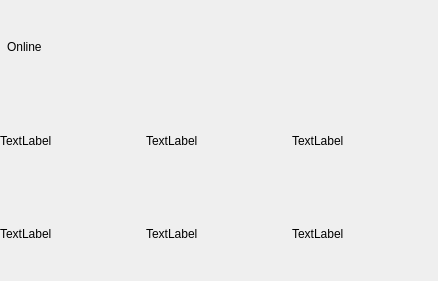
<?xml version="1.0" encoding="UTF-8"?>
<ui version="4.0">
 <class>OnlineStatePopup</class>
 <widget class="QWidget" name="OnlineStatePopup">
  <property name="geometry">
   <rect>
    <x>0</x>
    <y>0</y>
    <width>438</width>
    <height>281</height>
   </rect>
  </property>
  <property name="windowTitle">
   <string>Form</string>
  </property>
  <layout class="QVBoxLayout" name="verticalLayout">
   <property name="leftMargin">
    <number>0</number>
   </property>
   <property name="topMargin">
    <number>0</number>
   </property>
   <property name="rightMargin">
    <number>0</number>
   </property>
   <property name="bottomMargin">
    <number>0</number>
   </property>
   <item>
    <layout class="QVBoxLayout" name="verticalLayout_2">
     <property name="spacing">
      <number>0</number>
     </property>
     <item>
      <layout class="QHBoxLayout" name="horizontalLayout">
       <item>
        <widget class="QLabel" name="label">
         <property name="text">
          <string/>
         </property>
         <property name="pixmap">
          <pixmap resource="Images.qrc">:/Images/Statuses/online16.png</pixmap>
         </property>
        </widget>
       </item>
       <item>
        <widget class="QLabel" name="label_2">
         <property name="sizePolicy">
          <sizepolicy hsizetype="Expanding" vsizetype="Preferred">
           <horstretch>0</horstretch>
           <verstretch>0</verstretch>
          </sizepolicy>
         </property>
         <property name="text">
          <string>Online</string>
         </property>
        </widget>
       </item>
       <item>
        <widget class="QLabel" name="label_3">
         <property name="sizePolicy">
          <sizepolicy hsizetype="Preferred" vsizetype="Preferred">
           <horstretch>0</horstretch>
           <verstretch>0</verstretch>
          </sizepolicy>
         </property>
         <property name="toolTip">
          <string>Visitors are equally distributed between all online operators</string>
         </property>
         <property name="text">
          <string/>
         </property>
         <property name="pixmap">
          <pixmap resource="Images.qrc">:/Images/MainMenu/question.png</pixmap>
         </property>
        </widget>
       </item>
      </layout>
     </item>
     <item>
      <layout class="QHBoxLayout" name="horizontalLayout_4">
       <item>
        <widget class="QLabel" name="label_5">
         <property name="text">
          <string>TextLabel</string>
         </property>
        </widget>
       </item>
       <item>
        <widget class="QLabel" name="label_6">
         <property name="text">
          <string>TextLabel</string>
         </property>
        </widget>
       </item>
       <item>
        <widget class="QLabel" name="label_4">
         <property name="text">
          <string>TextLabel</string>
         </property>
        </widget>
       </item>
      </layout>
     </item>
     <item>
      <layout class="QHBoxLayout" name="horizontalLayout_3">
       <item>
        <widget class="QLabel" name="label_9">
         <property name="text">
          <string>TextLabel</string>
         </property>
        </widget>
       </item>
       <item>
        <widget class="QLabel" name="label_8">
         <property name="text">
          <string>TextLabel</string>
         </property>
        </widget>
       </item>
       <item>
        <widget class="QLabel" name="label_7">
         <property name="text">
          <string>TextLabel</string>
         </property>
        </widget>
       </item>
      </layout>
     </item>
     <item>
      <layout class="QHBoxLayout" name="horizontalLayout_2"/>
     </item>
    </layout>
   </item>
  </layout>
 </widget>
 <resources>
  <include location="Images.qrc"/>
 </resources>
 <connections/>
</ui>
